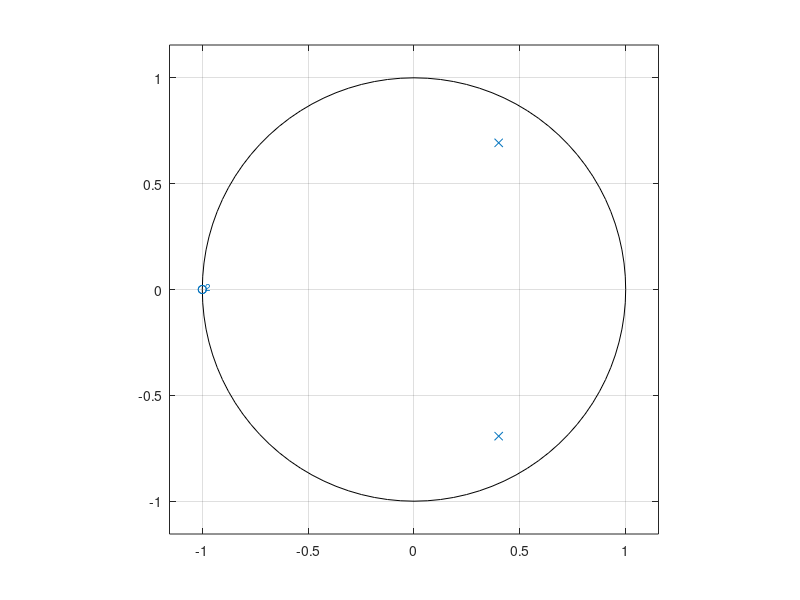

The MATLAB script that drew this image:
clc; close all; clear all; 
%y[n]=1.25y[n-1]-0.78125y[n-2]+x[n]+2x[n-1]+x[n-2] 
b= [1 2 1];a = [1 -0.8  0.64];       
% (a) 
% coefficients  
H= tf(b,a,1/10^4,'variable','z^-1')   % Transfer function  
% (b) 
[zero,pole] = tf2zp(b,a) 
% (c) 
figure; 
zplane(b,a); 
grid on 
% fm and BW 
Fs=10000; 
%(d) 
r=abs(pole(1,1))      
% (e) 
% Distance of pole from the origin  
T=angle(pole(1,1)) % angle of the pole in radian 
% (f) 
fm =(Fs/(2*pi))*T  % Frequency of maximum magnitude  
%(g) 
BWr=2*(abs(1-r)./sqrt(r)); % BW of the filter in radian 
BW=(Fs/(2*pi))*BWr        % BW of the filter in hertz
